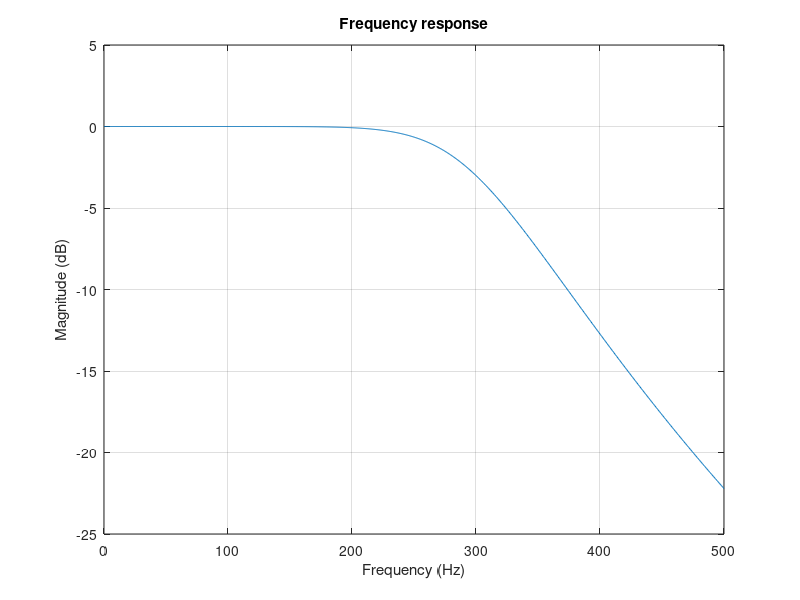

The MATLAB source for this figure:
%%%Question: A lowpass,discrete time filter with butterworth characterstics
%%%is required to meet the following specs
%%% 1)Cut off frquency=300 hz
%%% 2)Filter order=5
%%% 3)Sampling Frequency=1000 hz

%----------------Creating an analog butterworth filter---------------------

FN=1000/2;
fc=300;       %Cutoff frequency
N=5;          %Filter order
[z,p,k]=buttap(N);

%Plotting response of filter
w=linspace(0,FN/fc,1000);
h=freqs(k*poly(z),poly(p),w);
f=fc*w;

plot(f,20*log10(abs(h)));
grid;
ylabel('Magnitude (dB)');
xlabel('Frequency (Hz)');
title('Frequency response');
